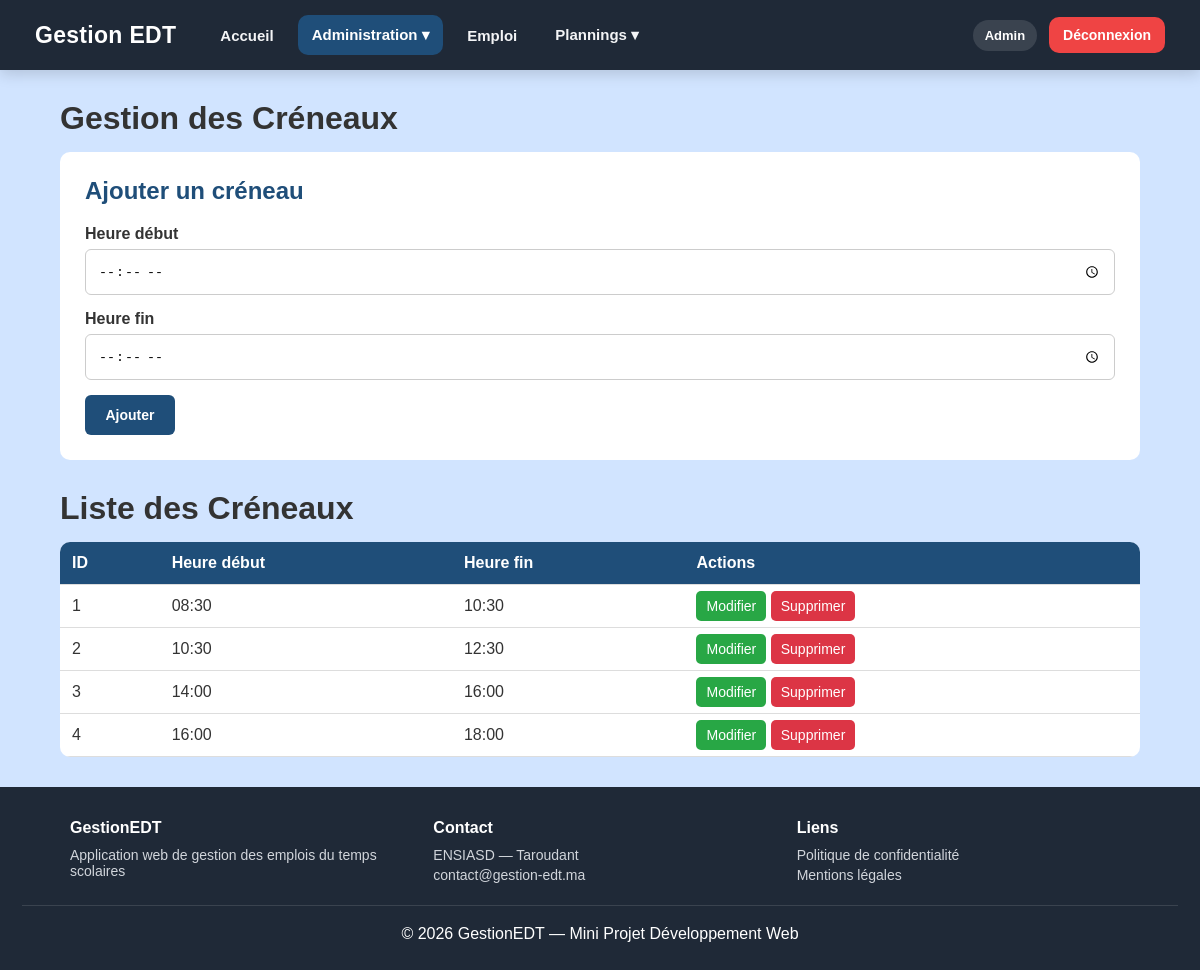
The app's page /pages/creneaux.php (signed in) with its own data.
### tables this page shows
CREATE TABLE `creneaux` (
  `id` int(11) NOT NULL,
  `heure_debut` time NOT NULL,
  `heure_fin` time NOT NULL
);

### pages/creneaux.php (the view, shortened to what this page needs)
<?php
require_once "../config.php";
$creneau_edit = null;
$stmt = $PDO->query("SELECT * FROM creneaux ORDER BY heure_debut ASC");
$creneaux = $stmt->fetchAll(PDO::FETCH_ASSOC);
?>
<!DOCTYPE html>
<html lang="fr">
<head>
    <link rel="stylesheet" href="../css/style.css">
</head>
<body>
<?php require_once "../includes/navbar.php"; ?>
<div class="container">
    <h1>Gestion des Créneaux</h1>
    <div class="form-box">
        <?php if ($creneau_edit): ?>
            <h2>Modifier un créneau</h2>
            <form method="POST">
                <input type="hidden" name="id" value="<?= $creneau_edit['id'] ?>">
                <label>Heure début</label>
                <input type="time" name="heure_debut" value="<?= htmlspecialchars($creneau_edit['heure_debut']) ?>" required>
                <label>Heure fin</label>
                <input type="time" name="heure_fin" value="<?= htmlspecialchars($creneau_edit['heure_fin']) ?>" required>
            <div class="form-actions">
                <button type="submit" name="modifier" class="btn-form btn-save">Modifier</button>
                <a href="creneaux.php" class="btn-form btn-cancel">Annuler</a>
            </div>
            </form>
        <?php else: ?>
            <h2>Ajouter un créneau</h2>
            <form method="POST">
                <label>Heure début</label>
                <input type="time" name="heure_debut" required>
                <label>Heure fin</label>
                <input type="time" name="heure_fin" required>
                <button type="submit" name="ajouter" class="btn-form btn-save">Ajouter</button>
            </form>
        <?php endif; ?>
    </div>
    <h1>Liste des Créneaux</h1>
    <table>
        <thead>
            <tr>
                <th>ID</th>
                <th>Heure début</th>
                <th>Heure fin</th>
                <th>Actions</th>
            </tr>
        </thead>
        <tbody>
            <?php foreach ($creneaux as $creneau): ?>
                <tr>
                    <td><?= $creneau['id'] ?></td>
                    <td><?= htmlspecialchars(substr($creneau['heure_debut'], 0, 5)) ?></td>
                    <td><?= htmlspecialchars(substr($creneau['heure_fin'], 0, 5)) ?></td>
                    <td>
                        <a class="btn-edit" href="creneaux.php?edit=<?= $creneau['id'] ?>">Modifier</a>
                        <a class="btn-delete"
                           href="creneaux.php?delete=<?= $creneau['id'] ?>"
                           onclick="return confirm('Voulez-vous vraiment supprimer ce créneau ?');">
                           Supprimer
                        </a>
                    </td>
                </tr>
            <?php endforeach; ?>
        </tbody>
    </table>
</div>
<?php require_once "../includes/footer.php"; ?>
</body>
</html>

### css/style.css (style rules this page uses)
* { margin: 0; padding: 0; box-sizing: border-box; }
body { font-family: 'Trebuchet MS', 'Lucida Sans Unicode', 'Lucida Grande', 'Lucida Sans', Arial, sans-serif; background: #d1e4ff; color: #333; }
.container { width: 90%; margin: 30px auto; }
.form-box { background: white; padding: 25px; border-radius: 10px; margin-bottom: 30px; }
.form-box h2 { margin-bottom: 20px; color: #1f4e79; }
.form-box label { display: block; margin-bottom: 6px; font-weight: bold; }
.form-box input, .form-box textarea { width: 100%; padding: 12px; margin-bottom: 15px; border: 1px solid #ccc; border-radius: 6px; }
.form-box button { background-color: #1f4e79; width: 90px; height: 40px; padding: 0; border-radius: 6px; font-size: 14px; font-weight: bold; text-align: center; text-decoration: none; border: none; cursor: pointer; color: white; display: flex; align-items: center; justify-content: center; }
.container h1 { margin-bottom: 15px; }
table { width: 100%; border-collapse: collapse; background: white; border-radius: 10px; overflow: hidden; }
th { background: #1f4e79; color: white; }
td, th { padding: 12px; border-bottom: 1px solid #ddd; text-align: left; }
.btn-edit, .btn-delete, .btn-cancel { padding: 7px 10px; border-radius: 5px; text-decoration: none; color: white; font-size: 14px; }
.btn-edit { background: #28a745; }
.btn-delete { background: #dc3545; }
html, body { min-height: 100vh; }
body { display: flex; flex-direction: column; }
body > .container, body > div.container { flex: 1; }

### records on screen
creneaux: id "1", heure_debut "08:30", heure_fin "10:30"
creneaux: id "2", heure_debut "10:30", heure_fin "12:30"
creneaux: id "3", heure_debut "14:00", heure_fin "16:00"
creneaux: id "4", heure_debut "16:00", heure_fin "18:00"

### other values on screen
$role "Admin"
